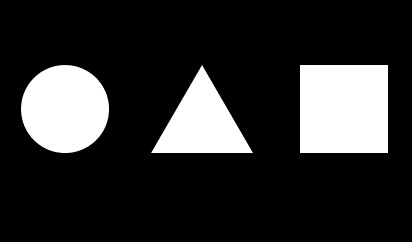
#> input picture media/img/easy.jpg, 412 x 242 px
$ python find_contour.py
#> lines starting #> are read from the running program, lines starting #| are printed output that depends on the picture; after the words box and inside, x2 and y2 are one past the last pixel; in counts of white or black regions, pixels touching at a corner belong together
import cv2
import numpy as np

if __name__ == '__main__':
    src = cv2.imread('../../media/img/easy.jpg')
#> src is the input picture: shape (242, 412, 3); min 0, max 255, mean 46.8
    cv2.imshow('Source', src)

    src_grayScale = cv2.cvtColor(src, cv2.COLOR_BGR2GRAY)
    ret, dst_bin = cv2.threshold(src_grayScale, 127, 255, cv2.THRESH_BINARY)
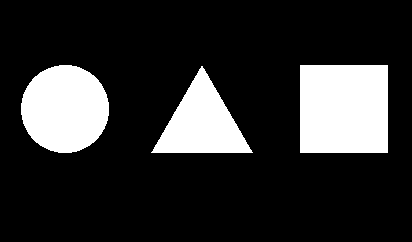
#> dst_bin: shape (242, 412); 18.4% white; 3 white regions

    contours, hierarchy = cv2.findContours(dst_bin, cv2.RETR_EXTERNAL, cv2.CHAIN_APPROX_SIMPLE)
#> contours = 3 contours; box (x1, y1, x2, y2) and area: (300, 65, 388, 153) 7569, (21, 65, 109, 153) 5964, (151, 66, 253, 153) 4344

    dst = cv2.drawContours(src, contours, -1, (0, 255, 0), 5)
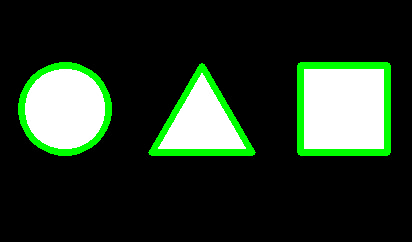
#> dst: shape (242, 412, 3); mean B, G, R 38.1, 53.9, 38.1
    cv2.imshow('Contours', dst)
    cv2.imshow('Source NOW', src)

    n = len(contours)
#> n = 3
    imgLst = []

    for i in range(n):
        img = np.zeros(src.shape, np.uint8)
        imgLst.append(img)
        imgLst[i] = cv2.drawContours(imgLst[i], contours, i, (255, 255, 255), 5)
        cv2.imshow('Counters' + str(i), imgLst[i])
#> this loop made 3 passes
#> pass 1, `cv2.imshow('Counters' + str(i), imgLst[i])`:
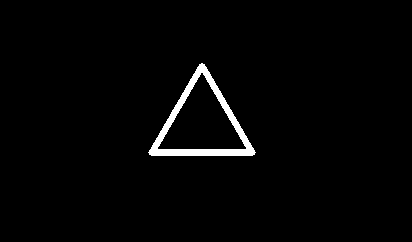
#> window 'Counters0': shape (242, 412, 3); 2% white; 1 white region, box (x1, y1, x2, y2) and area: (148, 63, 256, 156) 1945
#> pass 2, `cv2.imshow('Counters' + str(i), imgLst[i])`:
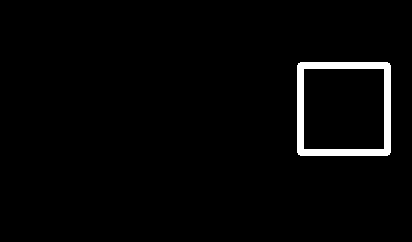
#> window 'Counters1': shape (242, 412, 3); 2.4% white; 1 white region, box (x1, y1, x2, y2) and area: (297, 62, 391, 156) 2416
#> after the loop, imgLst = 3 items


    cv2.waitKey(0)
    cv2.destroyAllWindows()
